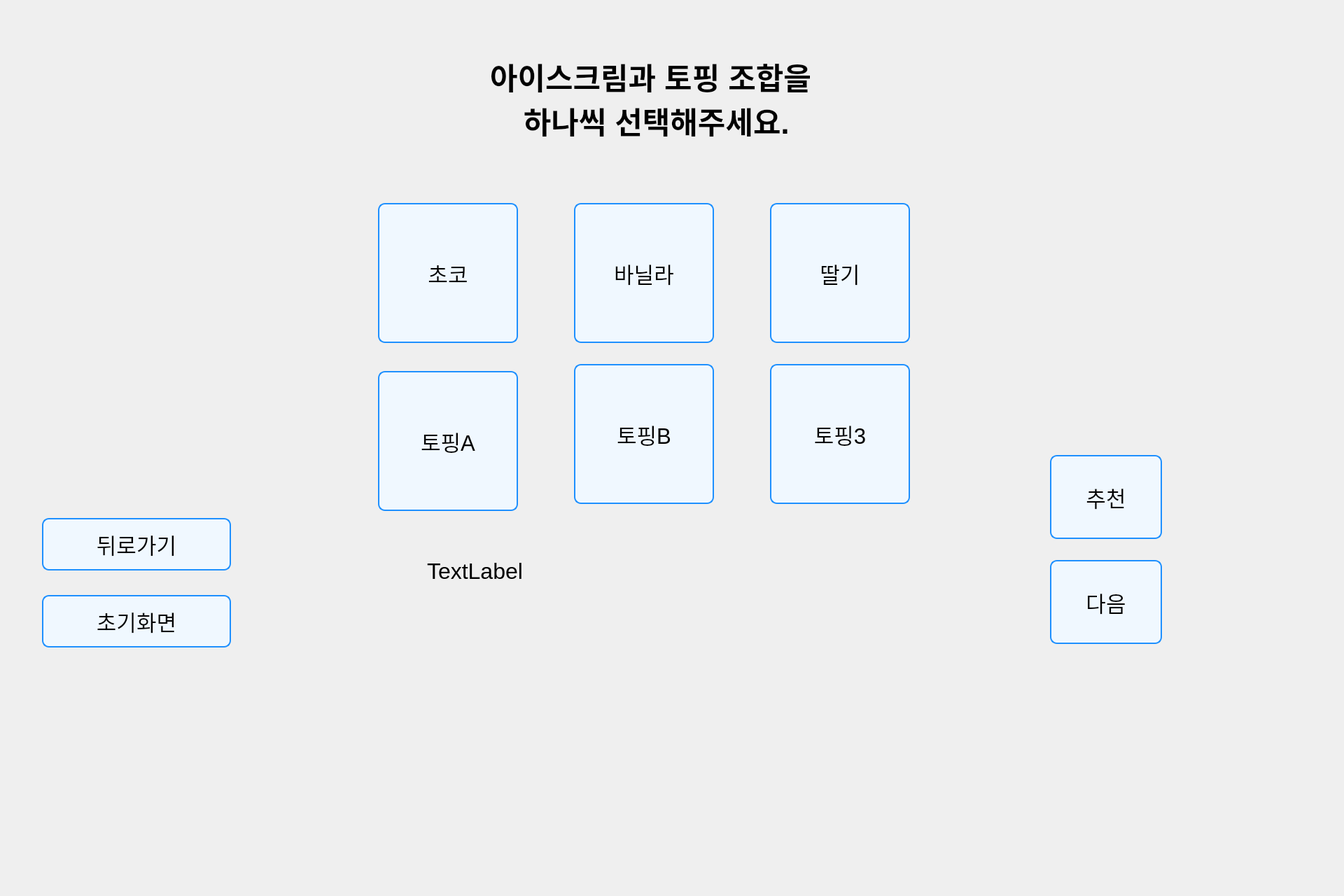
<?xml version="1.0" encoding="UTF-8"?>
<ui version="4.0">
 <class>Dialog</class>
 <widget class="QDialog" name="Dialog">
  <property name="geometry">
   <rect>
    <x>0</x>
    <y>0</y>
    <width>1920</width>
    <height>1280</height>
   </rect>
  </property>
  <property name="windowTitle">
   <string>Dialog</string>
  </property>
  <property name="styleSheet">
   <string notr="true">QPushButton {
    border: 2px solid #1E90FF;  /* 테두리 색상: DodgerBlue */
    border-radius: 10px;        /* 둥근 테두리 */
    padding: 5px;               /* 버튼 내부 여백 */
    background-color: #F0F8FF;  /* 배경 색상: AliceBlue */
}

QPushButton:hover {
    border: 2px solid #00BFFF;  /* 마우스 올렸을 때 테두리 색상: DeepSkyBlue */
    background-color: #E6F2FF;  /* 마우스 올렸을 때 배경 색상 */
}
</string>
  </property>
  <widget class="QLabel" name="label">
   <property name="geometry">
    <rect>
     <x>700</x>
     <y>60</y>
     <width>531</width>
     <height>161</height>
    </rect>
   </property>
   <property name="font">
    <font>
     <pointsize>32</pointsize>
     <weight>75</weight>
     <bold>true</bold>
    </font>
   </property>
   <property name="text">
    <string>아이스크림과 토핑 조합을
    하나씩 선택해주세요.</string>
   </property>
  </widget>
  <widget class="QPushButton" name="pushButton_1">
   <property name="geometry">
    <rect>
     <x>540</x>
     <y>290</y>
     <width>200</width>
     <height>200</height>
    </rect>
   </property>
   <property name="font">
    <font>
     <pointsize>23</pointsize>
    </font>
   </property>
   <property name="styleSheet">
    <string notr="true"/>
   </property>
   <property name="text">
    <string>초코</string>
   </property>
  </widget>
  <widget class="QPushButton" name="pushButton_2">
   <property name="geometry">
    <rect>
     <x>820</x>
     <y>290</y>
     <width>200</width>
     <height>200</height>
    </rect>
   </property>
   <property name="font">
    <font>
     <pointsize>23</pointsize>
    </font>
   </property>
   <property name="styleSheet">
    <string notr="true"/>
   </property>
   <property name="text">
    <string>바닐라</string>
   </property>
  </widget>
  <widget class="QPushButton" name="pushButton_3">
   <property name="geometry">
    <rect>
     <x>1100</x>
     <y>290</y>
     <width>200</width>
     <height>200</height>
    </rect>
   </property>
   <property name="font">
    <font>
     <pointsize>23</pointsize>
    </font>
   </property>
   <property name="styleSheet">
    <string notr="true"/>
   </property>
   <property name="text">
    <string>딸기</string>
   </property>
  </widget>
  <widget class="QPushButton" name="pushButton_4">
   <property name="geometry">
    <rect>
     <x>1100</x>
     <y>520</y>
     <width>200</width>
     <height>200</height>
    </rect>
   </property>
   <property name="font">
    <font>
     <pointsize>23</pointsize>
    </font>
   </property>
   <property name="styleSheet">
    <string notr="true"/>
   </property>
   <property name="text">
    <string>토핑3</string>
   </property>
  </widget>
  <widget class="QPushButton" name="pushButton_5">
   <property name="geometry">
    <rect>
     <x>820</x>
     <y>520</y>
     <width>200</width>
     <height>200</height>
    </rect>
   </property>
   <property name="font">
    <font>
     <pointsize>23</pointsize>
    </font>
   </property>
   <property name="styleSheet">
    <string notr="true"/>
   </property>
   <property name="text">
    <string>토핑B</string>
   </property>
  </widget>
  <widget class="QPushButton" name="pushButton_6">
   <property name="geometry">
    <rect>
     <x>540</x>
     <y>530</y>
     <width>200</width>
     <height>200</height>
    </rect>
   </property>
   <property name="font">
    <font>
     <pointsize>23</pointsize>
    </font>
   </property>
   <property name="styleSheet">
    <string notr="true"/>
   </property>
   <property name="text">
    <string>토핑A</string>
   </property>
  </widget>
  <widget class="QPushButton" name="pushButton">
   <property name="geometry">
    <rect>
     <x>1500</x>
     <y>800</y>
     <width>160</width>
     <height>120</height>
    </rect>
   </property>
   <property name="font">
    <font>
     <pointsize>23</pointsize>
    </font>
   </property>
   <property name="text">
    <string>다음</string>
   </property>
  </widget>
  <widget class="QLabel" name="label_2">
   <property name="geometry">
    <rect>
     <x>610</x>
     <y>770</y>
     <width>821</width>
     <height>91</height>
    </rect>
   </property>
   <property name="font">
    <font>
     <pointsize>24</pointsize>
    </font>
   </property>
   <property name="text">
    <string>TextLabel</string>
   </property>
  </widget>
  <widget class="QPushButton" name="pushButton_back">
   <property name="geometry">
    <rect>
     <x>60</x>
     <y>740</y>
     <width>270</width>
     <height>75</height>
    </rect>
   </property>
   <property name="font">
    <font>
     <pointsize>23</pointsize>
    </font>
   </property>
   <property name="text">
    <string>뒤로가기</string>
   </property>
  </widget>
  <widget class="QPushButton" name="pushButton_home">
   <property name="geometry">
    <rect>
     <x>60</x>
     <y>850</y>
     <width>270</width>
     <height>75</height>
    </rect>
   </property>
   <property name="font">
    <font>
     <pointsize>23</pointsize>
    </font>
   </property>
   <property name="text">
    <string>초기화면</string>
   </property>
  </widget>
  <widget class="QPushButton" name="pushButton_rec">
   <property name="geometry">
    <rect>
     <x>1500</x>
     <y>650</y>
     <width>160</width>
     <height>120</height>
    </rect>
   </property>
   <property name="font">
    <font>
     <pointsize>23</pointsize>
    </font>
   </property>
   <property name="text">
    <string>추천</string>
   </property>
  </widget>
 </widget>
 <resources/>
 <connections/>
</ui>
